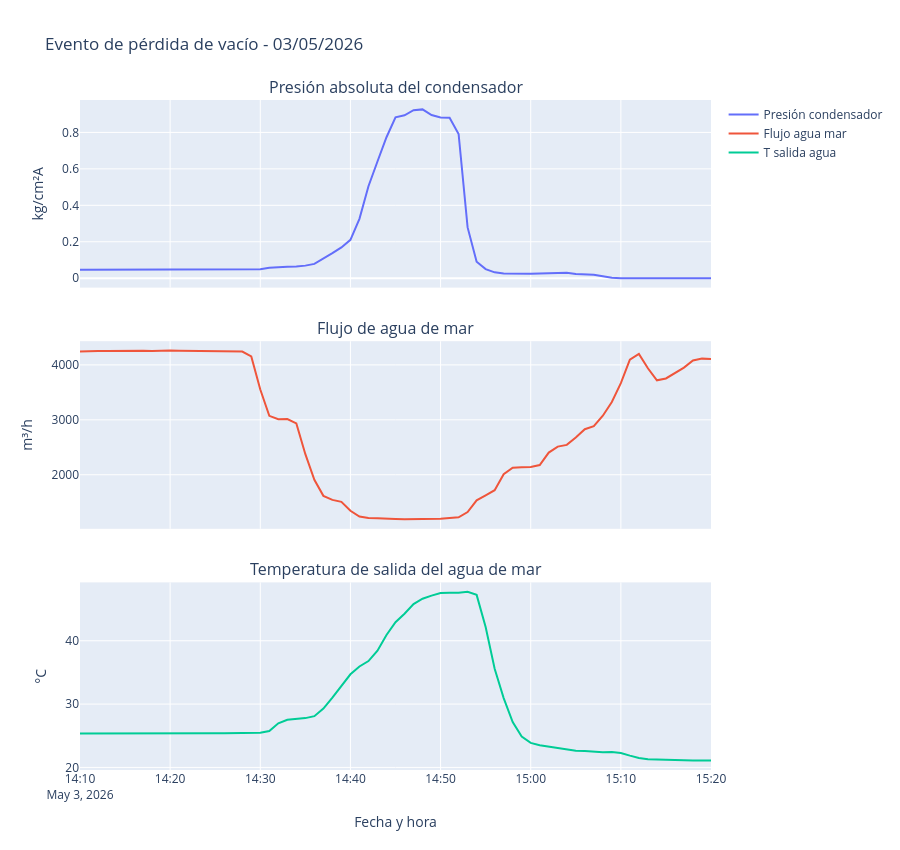

This figure's notebook cell:
### Code cell
import plotly.graph_objects as go
from plotly.subplots import make_subplots

fig = make_subplots(
    rows=3,
    cols=1,
    shared_xaxes=True,
    vertical_spacing=0.08,
    subplot_titles=[
        "Presión absoluta del condensador",
        "Flujo de agua de mar",
        "Temperatura de salida del agua de mar"
    ]
)

fig.add_trace(
    go.Scatter(
        x=evento_mayo["FechaHora"],
        y=evento_mayo["Presion_Condensador_kg_cm2A"],
        name="Presión condensador"
    ),
    row=1, col=1
)

fig.add_trace(
    go.Scatter(
        x=evento_mayo["FechaHora"],
        y=evento_mayo["Flujo_Agua_Mar_m3_h"],
        name="Flujo agua mar"
    ),
    row=2, col=1
)

fig.add_trace(
    go.Scatter(
        x=evento_mayo["FechaHora"],
        y=evento_mayo["Temp_Salida_Agua_Mar_C"],
        name="T salida agua"
    ),
    row=3, col=1
)

fig.update_yaxes(title_text="kg/cm²A", row=1, col=1)
fig.update_yaxes(title_text="m³/h", row=2, col=1)
fig.update_yaxes(title_text="°C", row=3, col=1)

fig.update_xaxes(
    title_text="Fecha y hora",
    row=3,
    col=1
)

fig.update_layout(
    height=850,
    title="Evento de pérdida de vacío - 03/05/2026"
)

fig.show()
